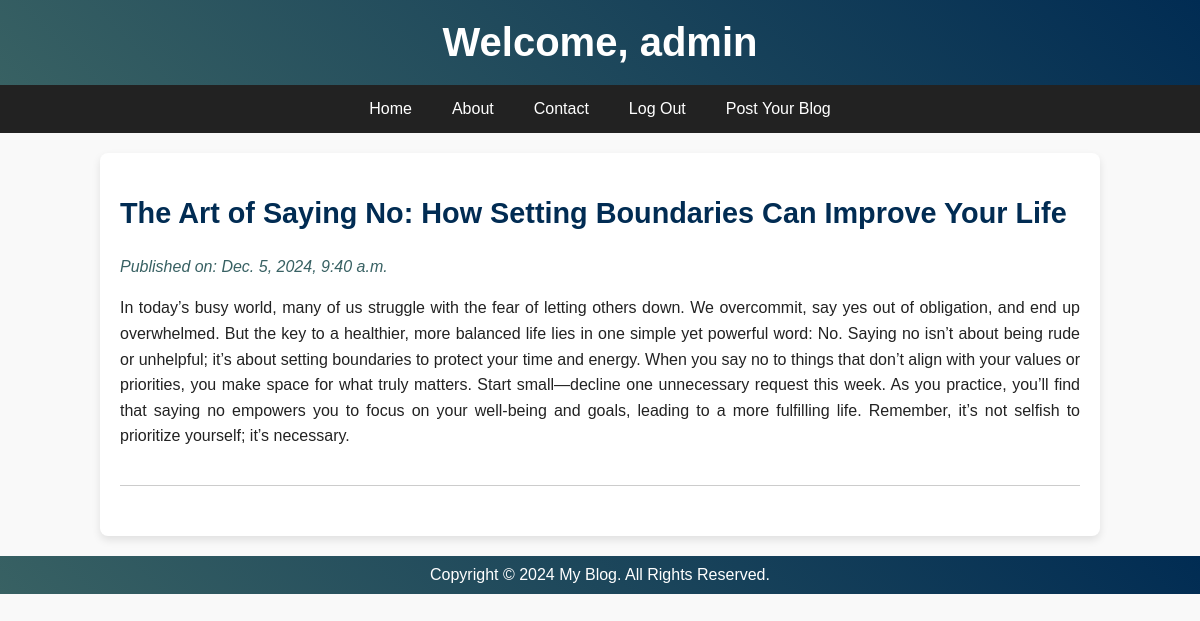
The app's page /post/5/ (signed in) with its own data.
### posts/models.py (models this page shows)
class blog(models.Model):
    title = models.CharField(max_length=100)
    detail = models.CharField(max_length=1000000000000)
    created_at = models.DateTimeField(default=datetime.now,blank=True)

### posts/views.py (the view)
# urls.py: path('post/<str:pk>/',views.post,name='post')
def post(request,pk):
    posts = blog.objects.get(id=pk)
    return render (request,'post.html',{'posts':posts})

### template/post.html (shortened to what this page needs)
<!DOCTYPE html>
<html lang="en">
<head>
</head>
<body>
    <header>
        {% if user.is_authenticated %}
        <h1>Welcome, {{user.username}}</h1>
        {% else %}
        <h1>Welcome</h1>
        {%endif%}
    </header>
    <nav>
        <a href="#">Home</a>
        <a href="#">About</a>
        <a href="#">Contact</a>
        {% if user.is_authenticated %}
        <a href="logout">Log Out</a>
        {% else %}
        <a href="login">Join Us</a>
        {%endif%}
        <a href="create">Post Your Blog</a>
    </nav>
    <div class="container">
        <div class="post">
                <h2 style="color: #012c53; ">{{posts.title}}</h2>
                <p class="date" style="color: #386163;">Published on: {{posts.created_at}}</p>
                <p style="color: #222;">{{posts.detail}}</p>
        </div>
    </div>
    <footer>
        <p>Copyright &copy; 2024 My Blog. All Rights Reserved.</p>
    </footer>
</body>
</html>

### template/post.html (style rules this page uses)
body { font-family: 'Arial', sans-serif; margin: 0; padding: 0; background: #f9f9f9; color: #333; }
header { background: linear-gradient(45deg, #386163, #012c53); color: #fff; text-align: center; padding: 20px; }
header h1 { font-size: 2.5em; margin: 0; }
nav { display: flex; justify-content: center; background: #222; }
nav a { color: #fff; text-decoration: none; padding: 15px 20px; font-size: 1em; transition: background 0.3s, color 0.3s; }
.container { width: 80%; margin: auto; overflow: hidden; padding: 20px; background: #fff; box-shadow: 0 4px 8px rgba(0, 0, 0, 0.1); border-radius: 8px; margin-top: 20px; }
.post { margin-bottom: 30px; border-bottom: 1px solid #ccc; padding-bottom: 20px; }
.post h2 { font-size: 1.8em; color: #023852; transition: color 0.3s, transform 0.3s; cursor: pointer; }
.post p { text-align: justify; color: #555; line-height: 1.6; }
.post p.date { color: #999; font-style: italic; margin-bottom: 10px; }
footer { text-align: center; padding: 10px; background: linear-gradient(45deg, #386163, #012c53); color: #fff; margin-top: 20px; }
footer p { margin: 0; font-size: 1em; }

### records on screen
blog: title "The Art of Saying No: How Setting Boundaries Can Improve Your Life", created_at "Dec. 5, 2024, 9:40 a.m.", detail "In today’s busy world, many of us struggle with the fear of letting others down. We overcommit, say yes out of obligation, and end up overwhelmed. But the key to a healthier, more balanced life lies in one simple yet powerful word: No. Saying no isn’t about being rude or unhelpful; it’s about setting boundaries to protect your time and energy. When you say no to things that don’t align with your values or priorities, you make space for what truly matters. Start small—decline one unnecessary request this week. As you practice, you’ll find that saying no empowers you to focus on your well-being and goals, leading to a more fulfilling life. Remember, it’s not selfish to prioritize yourself;…"

### other values on screen
{{ user.username }} "admin"
